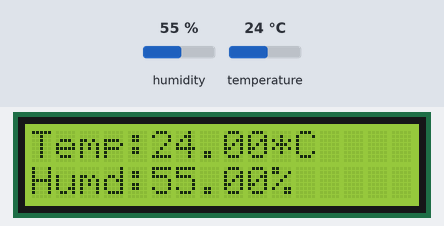
Simulated run of this sketch. Board: Arduino Uno, built with avr-gcc and run on an emulated ATmega328P. On the bench: 16×2 character LCD. Inputs (shaded band) come from the test bench; at power-on: humidity 55 %, temperature 24 °C.

Above: at 1.2 s.
1.3 s: humidity set to 22 %
At 2.3 s:
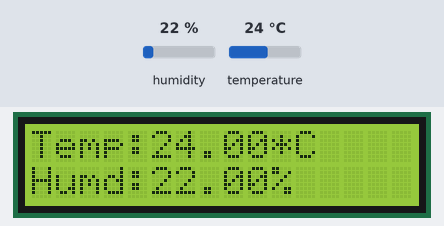
3.1 s: temperature set to 12 °C
At 4.3 s:
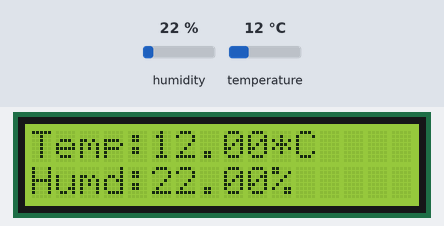
4.7 s: humidity set to 40 %
At 5.1 s:
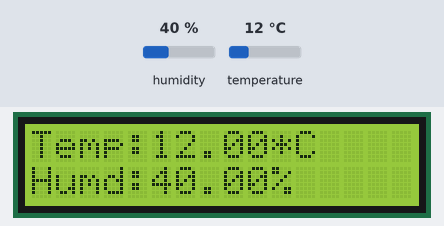
6.3 s: temperature set to 19 °C
At 7.1 s:
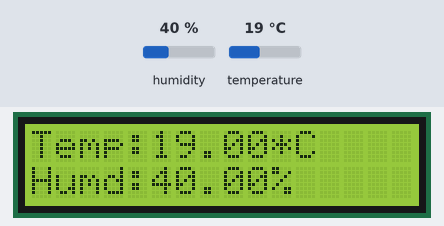
Timing chart, 0 to 8.9 s (numbered marks = the images above; inputs shaded):
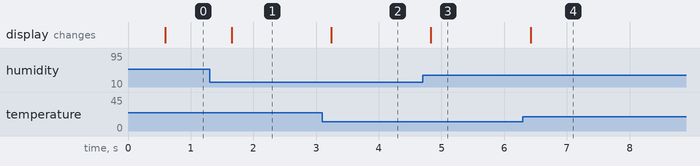

Measured:
- after the input at 1.3 s, the display: changes after 0.35 s (image 1)
- after the input at 3.1 s, the display: changes after 0.14 s (image 2)
- after the input at 4.7 s, the display: changes after 0.13 s (image 3)
- after the input at 6.3 s, the display: changes after 0.12 s (image 4)

The sketch:

I2C_Display_DHT22.ino
```cpp
//Criado por Gabriel
//inscreva-se no canal > https://www.youtube.com/channel/UCYWHAGFsDUDON5siyGaWAfA

//INFORMAÇÃO SOBRE A LIGAÇÃO
//Pino SDA do modulo i2C ligado ao pino A5 do arduino
//Pino SCl do modulo i2C ligado ao pino A4 do arduino
//Pino VDD do modulo i2C ligado ao pino 5V do arduino
//Pino GND do modulo i2C ligado ao pino GND do arduino

//Pino 1 do Sensor DHT22 ligado ao pino 5V do arduino
//Pino 2 do Sensor DHT22 ligado ao pino 2 do arduino (colocar um resistor de 10K entre o sinal e o 5V do arduino)
//Pino 4 do Sensor DHT22 ligado ao pino GND do arduino

#include <Wire.h>
#include <LiquidCrystal_I2C.h>
#include <Adafruit_Sensor.h>
#include <DHT.h>
#include <DHT_U.h>
#define DHTPIN            2  // pino onde sera ligado o sensor


//defina o modelo do sensor que sera utilizado

//#define DHTTYPE           DHT11     // DHT 11
#define DHTTYPE           DHT22     // DHT 22 (AM2302)
//#define DHTTYPE           DHT21     // DHT 21 (AM2301)

DHT_Unified dht(DHTPIN, DHTTYPE);


LiquidCrystal_I2C lcd(0x27, 16, 2); // define o modelo do lcd

void setup()
{
  lcd.init();                      // inicializa o LCD
  dht.begin();                     // inicializa o DHT

  sensor_t sensor;
  dht.temperature().getSensor(&sensor); // chama as informações do sensor
  dht.humidity().getSensor(&sensor);


  lcd.backlight();

}


void loop()
{
  delay(500);
  sensors_event_t event;
  //temperatura
  dht.temperature().getEvent(&event);
  lcd.setCursor(0, 0); // (coluna, linha)
  lcd.print("Temp:");
  lcd.print(event.temperature);
  lcd.setCursor(10, 0); // (coluna, linha)
  lcd.print("*C");
  //humidade
  dht.humidity().getEvent(&event);
  lcd.setCursor(0, 1); // (coluna, linha)
  lcd.print("Humd:");
  lcd.print(event.relative_humidity);
  lcd.setCursor(10, 1); // (coluna, linha)
  lcd.print("%");

}
```
